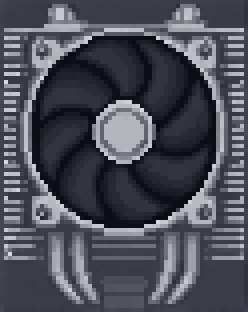
#> input picture _tools/art/src/cooler-front.png, 62 x 78 px (shown 4 times larger)
$ python ram_side.py src/cooler-front.png out.png
#> lines starting #> are read from the running program, lines starting #| are printed output that depends on the picture
# Memory stick side, 68x16, drawn from the accepted GPU art's own palette.
import sys
from PIL import Image
gpu = Image.open(sys.argv[1]).convert('RGB')
cols = sorted({c for _, c in gpu.getcolors(65536)}, key=lambda c: sum(c))
#> cols = 54 items, first 6: (9, 11, 18), (10, 13, 21), (12, 14, 22), (13, 14, 24), (15, 17, 25), (17, 18, 29)
dark, mid, light = cols[1], cols[len(cols)//2], cols[-3]
#> dark = (10, 13, 21); mid = (67, 68, 78); light = (198, 199, 207)
gold, gold_d = (201, 162, 58), (150, 115, 40)
im = Image.new('RGB', (68, 16), mid); p = im.load()
#> after `im = Image.new('RGB', (68, 16), mid)`:
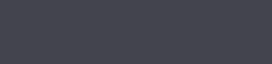
#> im: PIL image 68x16 RGB (shown 4 times larger); mean R, G, B 67, 68, 78
for x in range(68):
    for y in range(16):
        if y == 0 or x in (0, 67): p[x, y] = dark                      # outline
        elif y <= 2: p[x, y] = light                                   # top edge of the heat spreader
        elif y >= 13: p[x, y] = gold if (x % 3) else gold_d            # contacts
        elif y == 12: p[x, y] = dark                                   # spreader bottom edge
        elif 4 <= y <= 10 and 6 <= x <= 61: p[x, y] = dark if y in (4, 10) or x in (6, 61) else mid  # recessed panel
im.putpixel((33, 15), dark); im.putpixel((34, 15), dark)              # the key notch
#> after `im.putpixel((33, 15), dark)`:
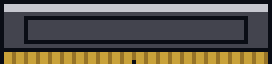
#> im: PIL image 68x16 RGB (shown 4 times larger); mean R, G, B 89.1, 83.6, 73.9
im.save(sys.argv[2]); im.resize((68*8, 16*8), Image.NEAREST).save(sys.argv[2].replace('.png', '-x8.png'))
#> after `im.save(sys.argv[2])`:
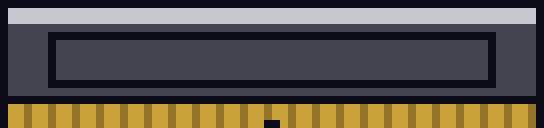
#> saved as out-x8.png: PIL image 544x128 RGB; mean R, G, B 88.9, 83.5, 73.9
print('ram', im.size, 'dark', dark, 'mid', mid, 'light', light)
#| ram (68, 16) dark (10, 13, 21) mid (67, 68, 78) light (198, 199, 207)
